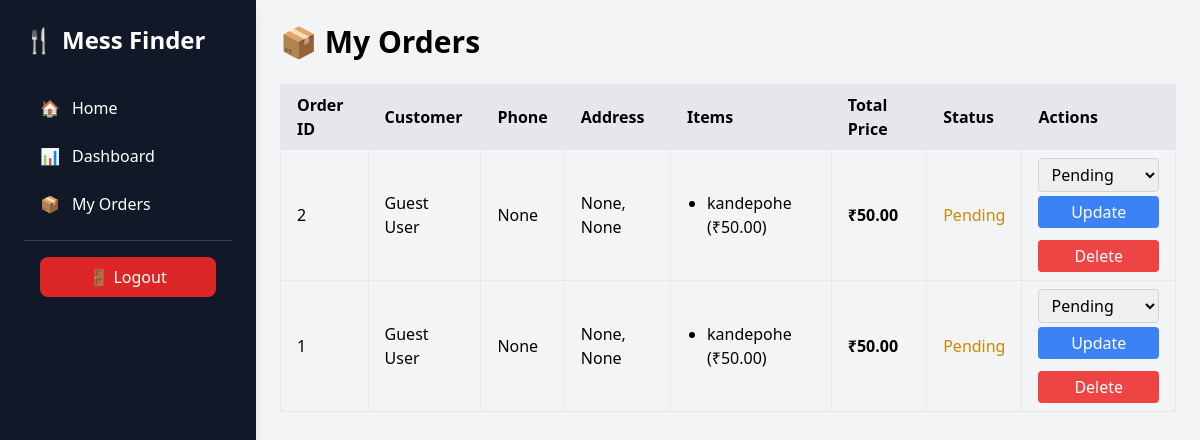
Page /owner/orders/ (signed in) on the earlier database version.
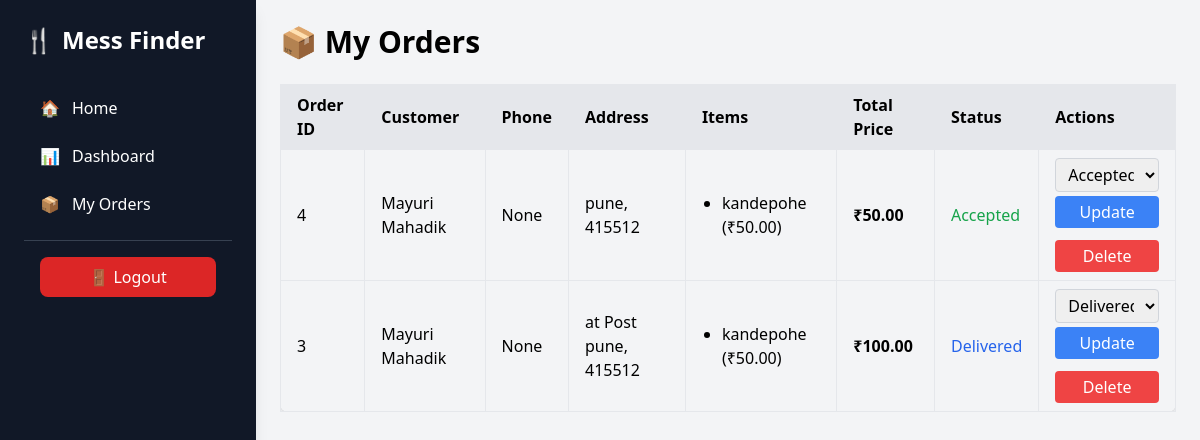
Same page on the later database version.
### mess_app/models.py (models this page shows, shortened)
class Order(models.Model):
    user = models.ForeignKey(User, on_delete=models.CASCADE)
    mess = models.ForeignKey("Mess", on_delete=models.CASCADE)  # Link to the mess where order is placed
    items = models.ManyToManyField("MenuItem")  # All menu items in the order
    total_price = models.DecimalField(max_digits=10, decimal_places=2, default=0)
    customer_name = models.CharField(max_length=200, default="Guest User")
    phone = models.CharField(max_length=15, null=True, blank=True)  # 📱 Mobile number
    address = models.CharField(max_length=255, null=True, blank=True)
    pincode = models.CharField(max_length=10, null=True, blank=True)
    payment_method = models.CharField(
        max_length=50,
        choices=[
            ('COD', 'Cash on Delivery'),
            ('Online', 'Online Payment'),
        ],
        default='COD'
    )
    payment_status = models.CharField(
        max_length=20,
        choices=[
            ('Pending', 'Pending'),
            ('Paid', 'Paid'),
            ('Failed', 'Failed'),
        ],
        default='Pending'
    )
    status = models.CharField(
        max_length=20,
        choices=[
            ('Pending', 'Pending'),
            ('Accepted', 'Accepted'),
            ('Preparing', 'Preparing'),
            ('Out for Delivery', 'Out for Delivery'),
            ('Delivered', 'Delivered'),
            ('Rejected', 'Rejected'),
        ],
        default='Pending'
    )
    created_at = models.DateTimeField(auto_now_add=True)

class MenuItem(models.Model):
    mess = models.ForeignKey(Mess, on_delete=models.CASCADE)
    name = models.CharField(max_length=200)
    price = models.DecimalField(max_digits=7, decimal_places=2)
    description = models.TextField(blank=True)
    photo = models.ImageField(upload_to="menu_photos/", blank=True, null=True)

### mess_app/views.py (the view)
# urls.py: path("owner/orders/", views.owner_orders_view, name="owner_orders"),
@login_required
def owner_orders_view(request):
    messes = Mess.objects.filter(owner=request.user)  # can be 1 or many
    orders = Order.objects.filter(mess__in=messes).order_by('-created_at')
    return render(request, 'owner/owner_orders.html', {'orders': orders})

### mess_app/templates/owner/owner_orders.html (shortened to what this page needs)
<!DOCTYPE html>
<html lang="en">
<head>
    <script src="https://cdn.tailwindcss.com"></script>
</head>
<body class="bg-gray-100 font-sans">
<div class="flex min-h-screen">
<aside class="w-64 bg-gray-900 text-white h-screen flex flex-col shadow-lg">
    <div class="p-6">
        <h1 class="text-2xl font-bold mb-8 flex items-center space-x-2">
            <span>🍴</span>
            <span>Mess Finder</span>
        </h1>
        <nav class="space-y-2">
            <a href="{% url 'home' %}" class="flex items-center px-4 py-2 rounded-lg hover:bg-gray-800 transition">
                <span class="mr-3">🏠</span> Home
            </a>
            <a href="{% url 'owner_dashboard' %}" class="flex items-center px-4 py-2 rounded-lg hover:bg-gray-800 transition">
                <span class="mr-3">📊</span> Dashboard
            </a>
            <a href="{% url 'owner_orders' %}" class="flex items-center px-4 py-2 rounded-lg hover:bg-gray-800 transition">
                <span class="mr-3">📦</span> My Orders
            </a>
        </nav>
        <hr class="my-4 border-gray-700">
        <form method="POST" action="{% url 'logout' %}" class="px-4">
            <button type="submit" class="flex items-center justify-center w-full px-4 py-2 bg-red-600 rounded-lg hover:bg-red-700 transition">
                🚪 Logout
            </button>
        </form>
    </div>
</aside>
    <main class="flex-1 p-6">
        <h2 class="text-3xl font-bold mb-6">📦 My Orders</h2>
        {% if orders %}
        <div class="overflow-x-auto">
            <table class="w-full border border-gray-300 rounded-lg shadow">
                <thead>
                    <tr class="bg-gray-200 text-left">
                        <th class="border px-4 py-2">Order ID</th>
                        <th class="border px-4 py-2">Customer</th>
                        <th class="border px-4 py-2">Phone</th>
                        <th class="border px-4 py-2">Address</th>
                        <th class="border px-4 py-2">Items</th>
                        <th class="border px-4 py-2">Total Price</th>
                        <th class="border px-4 py-2">Status</th>
                        <th class="border px-4 py-2">Actions</th>
                    </tr>
                </thead>
                <tbody>
                    {% for order in orders %}
                    <tr class="hover:bg-gray-100">
                        <td class="border px-4 py-2">{{ order.id }}</td>
                        <td class="border px-4 py-2">{{ order.customer_name }}</td>
                        <td class="border px-4 py-2">{{ order.phone }}</td>
                        <td class="border px-4 py-2">{{ order.address }}, {{ order.pincode }}</td>
                        <td class="border px-4 py-2">
                            <ul class="list-disc pl-5">
                                {% for item in order.items.all %}
                                    <li>{{ item.name }} (₹{{ item.price }})</li>
                                {% endfor %}
                            </ul>
                        </td>
                        <td class="border px-4 py-2 font-semibold">₹{{ order.total_price }}</td>
                        <td class="border px-4 py-2">
                            <span class="
                                {% if order.status == 'Pending' %} text-yellow-600
                                {% elif order.status == 'Accepted' %} text-green-600
                                {% elif order.status == 'Rejected' %} text-red-600
                                {% elif order.status == 'Delivered' %} text-blue-600 {% endif %}
                            ">
                                {{ order.status }}
                            </span>
                        </td>
                        <td class="border px-4 py-2 space-y-2">
                            <form action="{% url 'update_order_status' order.id %}" method="POST" class="block">
                                <select name="status" class="border border-gray-300 rounded px-2 py-1 w-full">
                                    <option value="Pending" {% if order.status == 'Pending' %}selected{% endif %}>Pending</option>
                                    <option value="Accepted" {% if order.status == 'Accepted' %}selected{% endif %}>Accepted</option>
                                    <option value="Delivered" {% if order.status == 'Delivered' %}selected{% endif %}>Delivered</option>
                                </select>
                                <button type="submit" class="bg-blue-500 text-white px-3 py-1 rounded hover:bg-blue-600 mt-1 w-full">
                                    Update
                                </button>
                            </form>
                            <form action="{% url 'delete_order' order.id %}" method="POST" class="block">
                                <button type="submit" class="bg-red-500 text-white px-3 py-1 rounded hover:bg-red-600 mt-1 w-full"
                                    onclick="return confirm('Are you sure you want to delete this order?');">
                                    Delete
                                </button>
                            </form>
                        </td>
                    </tr>
                    {% endfor %}
                </tbody>
            </table>
        </div>
        {% else %}
        <p class="text-gray-500">No orders found for your mess.</p>
        {% endif %}
    </main>
</div>
</body>
</html>

Differences in the rows shown:
removed Order: id "2", customer_name "Guest User", phone "None", address "None", pincode "None", total_price "50.00", status "Pending", MenuItem (name "kandepohe", price "50.00")
removed Order: id "1", customer_name "Guest User", phone "None", address "None", pincode "None", total_price "50.00", status "Pending", MenuItem (name "kandepohe", price "50.00")
added Order: id "4", customer_name "Mayuri Mahadik", phone "None", address "pune", pincode "415512", total_price "50.00", status "Accepted", MenuItem (name "kandepohe", price "50.00")
added Order: id "3", customer_name "Mayuri Mahadik", phone "None", address "at Post pune", pincode "415512", total_price "100.00", status "Delivered", MenuItem (name "kandepohe", price "50.00")
